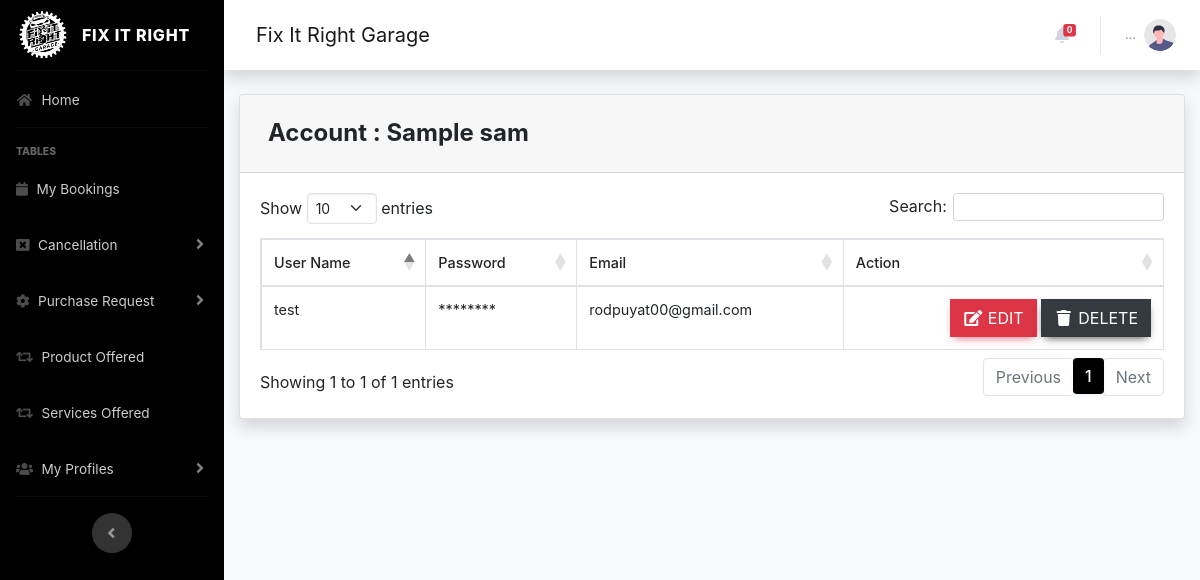
The app's page /pages/client/user-account.php?editId=66 (signed in) with its own data.
### tables this page shows
CREATE TABLE `users` (
  `id` int(11) NOT NULL,
  `username` varchar(255) NOT NULL,
  `firstname` varchar(255) NOT NULL,
  `lastname` varchar(255) NOT NULL,
  `phone` varchar(255) NOT NULL,
  `email` varchar(255) NOT NULL,
  `useremail` varchar(255) NOT NULL,
  `password` varchar(255) NOT NULL,
  `userage` int(64) NOT NULL,
  `usergender` varchar(255) NOT NULL,
  `userbirthdate` date DEFAULT NULL,
  `userprovince` varchar(255) NOT NULL,
  `usercity` varchar(255) NOT NULL,
  `user_type` varchar(255) NOT NULL
);

### pages/client/user-account.php (the view, shortened to what this page needs)
<?php
  include 'process/session.php';
  $tempids = $_GET['editId'];
  $query1 = "SELECT * FROM users WHERE id = '$tempids'";
                        $result1 = mysqli_query($con, $query1) or die (mysqli_error($db));
                        while ($row = mysqli_fetch_assoc($result1)) {
                          $tempname = $row['firstname'];
                          $tempfull = $row['lastname'];
                        }
?>
<!doctype html>
<html lang="en-US">
<head>
  </head>
<body>
            <div class="card shadow mb-4">
            <div class="card-header py-3">
              <h4 class="m-2 font-weight-bold">Account : <?php echo $tempname; echo " ",$tempfull;?> &nbsp;</h4>
            </div>
            <div class="card-body">
              <div class="table-responsive">
                <table class="table table-bordered" id="dataTable" width="100%" cellspacing="0">
                  <thead>
                        <tr>
                          <th>User Name</th>
                          <th>Password</th>
                          <th>Email</th>
                          <th>Action</th>
                        </tr>
                     </thead>
                    <tbody>
                <?php
                        $query = "SELECT * FROM users WHERE id = '$tempids'";
                        $result = mysqli_query($con, $query) or die (mysqli_error($db));
                        while ($row = mysqli_fetch_assoc($result)) {
                          $name = $row['username'];
                          $email = $row['email'];
                          $pass = $row['password'];
                        echo '<tr>';
                        if($name == ''){
                            echo '<td>Not Yet Set</td>';
                        }else{
                           echo '<td>'. $row['username'].'</td>';
                        }
                         if($pass ==''){
                            echo '<td>Password Not Yet Set</td>';
                        }else{
                          echo '<td>********</td>';
                        }
                        if($email ==''){
                            echo '<td>Not Yet Set</td>';
                        }else{
                            echo '<td>'. $row['email'].'</td>';
                        }
                      echo '<td align="right">
                                  <a type="button" class="btn btn-danger" style="border-radius: 0px;" href="update/reset-password.php?editId='.$row['id']. '">
                                    <i class="fas fa-fw fa-edit"></i> Edit
                                  </a>
                                   <a type="button" class="btn btn-dark" style="border-radius: 0px;" href="process/process.php?deletecustomer='.$row['id']. '">
                                    <i class="fas fa-fw fa-trash"></i> Delete
                                  </a>
                                </td>';
                        echo '</tr> ';
                        }
                    ?>
                    </tbody>
                </table>
              </div>
            </div>
          </div>
 </body>
</html>
<?php
include ('footer.php');
?>

### pages/client/css/all.css (style rules this page uses)
.fa, .fas, .far, .fal, .fad, .fab { -moz-osx-font-smoothing: grayscale; -webkit-font-smoothing: antialiased; display: inline-block; font-style: normal; font-variant: normal; text-rendering: auto; line-height: 1; }
.fa-fw { text-align: center; width: 1.25em; }
.fa-edit:before { content: "\f044"; }
.fa-trash:before { content: "\f1f8"; }
.fa, .fas { font-family: 'Font Awesome 5 Free'; font-weight: 900; }

### pages/client/footer.php (style rules this page uses)
body { font-family: 'Poppins', sans-serif; }

### records on screen
users: firstname "Sample", lastname "sam", username "test", email "rodpuyat00@gmail.com"

### other values on screen
$nummy2 "0"
